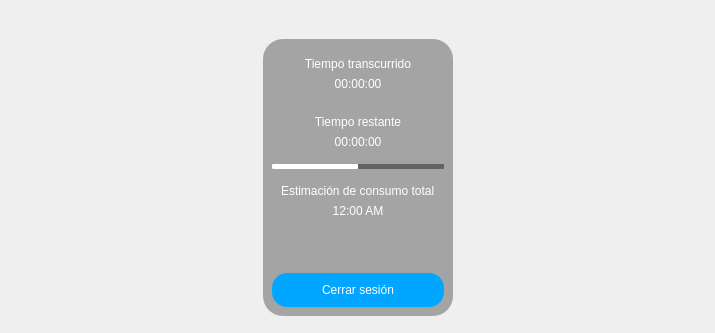
      <widget class="QWidget" name="session_info">
       <layout class="QGridLayout" name="gridLayout_26">
        <item row="0" column="1">
         <spacer name="verticalSpacer_4">
          <property name="orientation">
           <enum>Qt::Vertical</enum>
          </property>
          <property name="sizeHint" stdset="0">
           <size>
            <width>20</width>
            <height>28</height>
           </size>
          </property>
         </spacer>
        </item>
        <item row="1" column="0">
         <spacer name="horizontalSpacer_5">
          <property name="orientation">
           <enum>Qt::Horizontal</enum>
          </property>
          <property name="sizeHint" stdset="0">
           <size>
            <width>252</width>
            <height>20</height>
           </size>
          </property>
         </spacer>
        </item>
        <item row="1" column="1">
         <widget class="QWidget" name="connection_details" native="true">
          <property name="styleSheet">
           <string notr="true">QWidget #connection_details{
	border-radius:20px;
	background-color: rgba(0, 0, 0, 80);
	padding:10px;
}
QLCNumber{
	padding:5px;
	color: black;
	font: 12pt &quot;Segoe UI&quot;;	
	background-color:white;
	border-radius:15px;
	
}
QLabel{
	color: white;
	font: 14pt &quot;Segoe UI&quot;;	
}
QCheckBox, QRadioButton{
	font: 10pt &quot;Segoe UI&quot;;
	color:white;
}
QCheckBox::indicator, QRadioButton::indicator {
	border: 1px solid rgb(100, 100, 100);
	width: 10px;
	height: 10px;
	border-radius: 5px;
	background-color: rgb(135, 135, 135);
}
QCheckBox::indicator:checked, QRadioButton::indicator:checked {
	border: 1px solid rgb(0, 128, 212);
	background-color: rgb(0, 221, 255)
}
QPushButton{
	color: white;
	font: bold 12pt &quot;Segoe UI&quot;;	
	background-color:rgb(0, 166, 255);
	border-radius:15px;
	padding: 10px;
}
QPushButton:hover{
	
	background-color: rgb(0, 123, 255);
}</string>
          </property>
          <layout class="QGridLayout" name="gridLayout_14">
           <item row="4" column="0" colspan="2">
            <widget class="QWidget" name="captcha_container_2" native="true">
             <layout class="QGridLayout" name="gridLayout_16">
              <item row="0" column="0">
               <widget class="QLabel" name="label_15">
                <property name="text">
                 <string>Estimación de consumo total</string>
                </property>
                <property name="alignment">
                 <set>Qt::AlignLeading|Qt::AlignLeft|Qt::AlignVCenter</set>
                </property>
               </widget>
              </item>
              <item row="1" column="0">
               <widget class="QLabel" name="done_possibility">
                <property name="styleSheet">
                 <string notr="true">font: bold 14pt &quot;Segoe UI&quot;;</string>
                </property>
                <property name="text">
                 <string>12:00 AM</string>
                </property>
                <property name="alignment">
                 <set>Qt::AlignCenter</set>
                </property>
               </widget>
              </item>
             </layout>
            </widget>
           </item>
           <item row="3" column="0" colspan="2">
            <widget class="QProgressBar" name="time_progress">
             <property name="maximumSize">
              <size>
               <width>16777215</width>
               <height>5</height>
              </size>
             </property>
             <property name="styleSheet">
              <string notr="true">QProgressBar {
    border: none;
    /*border-radius: 1px;
    text-align: center;*/
	background-color: rgb(0, 0, 0, 100);
	height:1px;
}

QProgressBar::chunk {
    border-radius: 0.5px;
    background-color: white;
}</string>
             </property>
             <property name="value">
              <number>50</number>
             </property>
             <property name="textVisible">
              <bool>false</bool>
             </property>
            </widget>
           </item>
           <item row="0" column="0" colspan="2">
            <widget class="QWidget" name="user_container_2" native="true">
             <layout class="QGridLayout" name="gridLayout_17">
              <item row="0" column="0">
               <widget class="QLabel" name="label_17">
                <property name="text">
                 <string>Tiempo transcurrido</string>
                </property>
                <property name="alignment">
                 <set>Qt::AlignCenter</set>
                </property>
               </widget>
              </item>
              <item row="1" column="0">
               <widget class="QLabel" name="elapsed_time">
                <property name="styleSheet">
                 <string notr="true">font: bold 14pt &quot;Segoe UI&quot;;</string>
                </property>
                <property name="text">
                 <string>00:00:00</string>
                </property>
                <property name="alignment">
                 <set>Qt::AlignCenter</set>
                </property>
               </widget>
              </item>
             </layout>
            </widget>
           </item>
           <item row="2" column="0" colspan="2">
            <widget class="QWidget" name="passw_container_2" native="true">
             <layout class="QGridLayout" name="gridLayout_19">
              <item row="1" column="0" colspan="2">
               <widget class="QLabel" name="remaining_time">
                <property name="styleSheet">
                 <string notr="true">font: bold 14pt &quot;Segoe UI&quot;;</string>
                </property>
                <property name="text">
                 <string>00:00:00</string>
                </property>
                <property name="alignment">
                 <set>Qt::AlignCenter</set>
                </property>
               </widget>
              </item>
              <item row="0" column="0" colspan="2">
               <widget class="QLabel" name="label_18">
                <property name="text">
                 <string>Tiempo restante</string>
                </property>
                <property name="alignment">
                 <set>Qt::AlignCenter</set>
                </property>
               </widget>
              </item>
             </layout>
            </widget>
           </item>
           <item row="6" column="0" colspan="2">
            <widget class="QPushButton" name="logout">
             <property name="text">
              <string>Cerrar sesión</string>
             </property>
            </widget>
           </item>
           <item row="5" column="0" colspan="2">
            <spacer name="verticalSpacer_3">
             <property name="orientation">
              <enum>Qt::Vertical</enum>
             </property>
             <property name="sizeHint" stdset="0">
              <size>
               <width>20</width>
               <height>40</height>
              </size>
             </property>
            </spacer>
           </item>
          </layout>
         </widget>
        </item>
        <item row="1" column="2">
         <spacer name="horizontalSpacer_6">
          <property name="orientation">
           <enum>Qt::Horizontal</enum>
          </property>
          <property name="sizeHint" stdset="0">
           <size>
            <width>251</width>
            <height>20</height>
           </size>
          </property>
         </spacer>
        </item>
        <item row="2" column="1">
         <spacer name="verticalSpacer_5">
          <property name="orientation">
           <enum>Qt::Vertical</enum>
          </property>
          <property name="sizeHint" stdset="0">
           <size>
            <width>20</width>
            <height>6</height>
           </size>
          </property>
         </spacer>
        </item>
       </layout>
      </widget>
